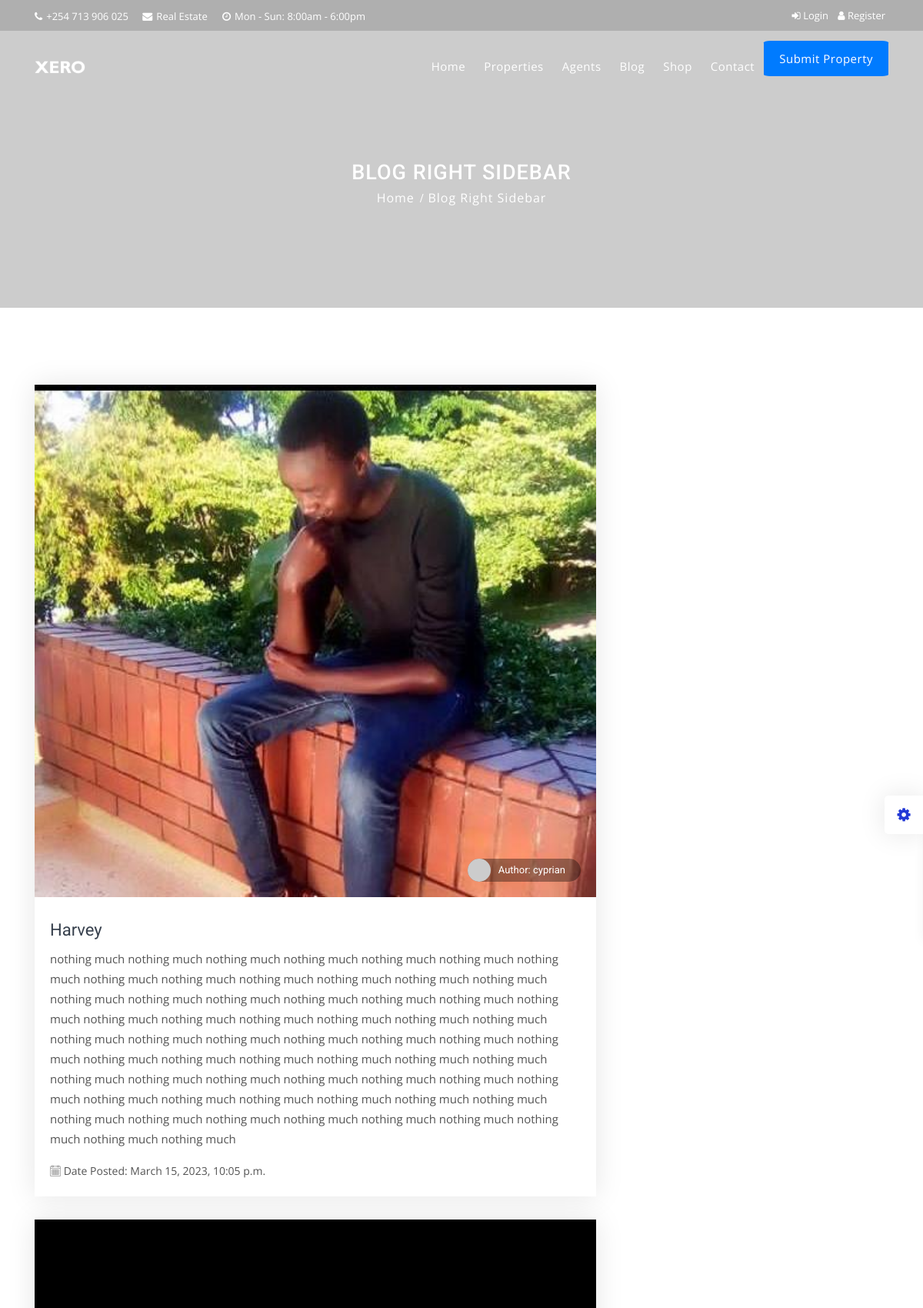
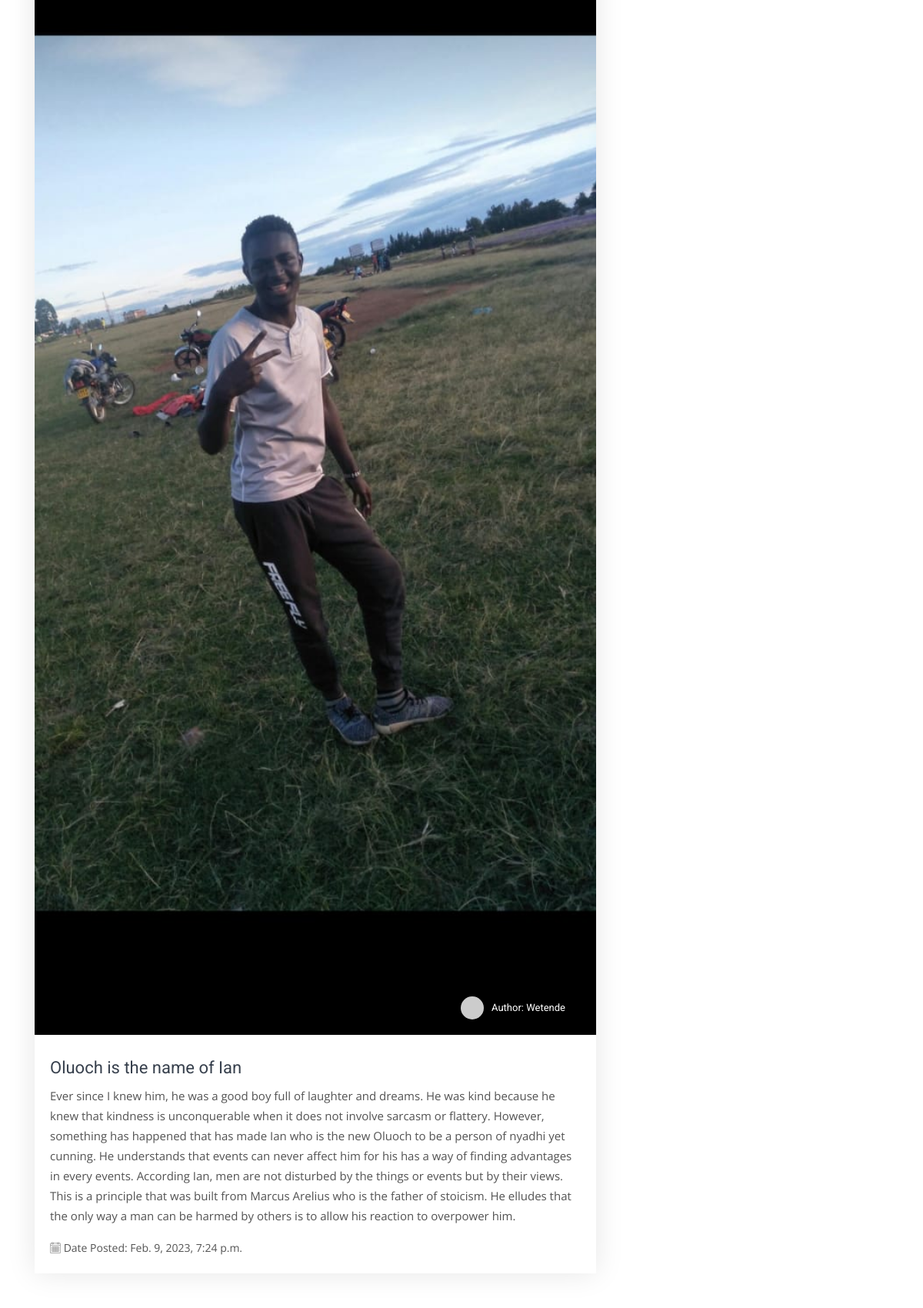
Screenshot of /blog/ (upper part) with the database file from the repository (2 pictures, top to bottom).
### pages/models.py (models this page shows)
class Blog(models.Model):
    title = models.CharField(max_length=100)
    content = models.TextField()
    author = models.CharField(max_length=100)
    date_posted = models.DateTimeField(auto_now_add=True)
    image = models.ImageField(upload_to='blogs/images', blank=True, null=True)

### pages/views.py (the view)
# urls.py: path('blog/',views.blog, name='blog'),
def blog(request):
    blogs = Blog.objects.all().order_by('-date_posted')
    context = {
        'blogs': blogs
    }
    return render(request, 'pages/blog-classic-sidebar-right.html', context)

### templates/pages/blog-classic-sidebar-right.html (shortened to what this page needs)
{% extends 'base.html' %}
{% block content %}
{% load humanize %}
<div class="sub-banner">
    <div class="container">
        <div class="breadcrumb-area">
            <h1>Blog Right Sidebar</h1>
            <ul class="breadcrumbs">
                <li><a href="index.html">Home</a></li>
                <li class="active">Blog Right Sidebar</li>
            </ul>
        </div>
    </div>
</div>
<div class="blog-section content-area-2">
    <div class="container">
      <div class="row">
        <div class="col-lg-8 col-md-12">
          {% if blogs %}
          {% for Blog in blogs %}
          <div class="blog-1">
            <div class="blog-photo">
              <img src={{ Blog.image }} alt="blog" class="img-fluid">
              <div class="user">
                <div class="avatar">
                  <img src="http://placehold.it/30x30" alt="avatar" class="img-fluid rounded-circle">
                </div>
                <div class="name">
                  <h5>Author: {{ Blog.author }}</h5>
                </div>
              </div>
            </div>
            <div class="detail">
              <h2>
                <a href="blog-single-sidebar-right.html">{{ Blog.title }}</a>
              </h2>
              <p>{{ Blog.content }}</p>
              <div class="blog-footer clearfix">
                <div class="float-left">
                  <p class="date"><i class="flaticon-calendar"></i> Date Posted: {{ Blog.date_posted }}</p>
                </div>
              </div>
            </div>
          </div>
          {% endfor %}
          {% else %}
          <div class="float-right">
            <a href="#">Read more..</a>
          </div>
          {% endif %}
        </div>
      </div>
    </div>
  </div>
{% endblock %}

### rows the page displays
Blog: image (picture), author "cyprian", title "Harvey", content "nothing much nothing much nothing much nothing much nothing much nothing much nothing much nothing much nothing much nothing much nothing much nothing much nothing much nothing much nothing much nothing much nothing much nothing much nothing much nothing much nothing much nothing much nothing much nothing much nothing much nothing much nothing much nothing much nothing much nothing much nothing much nothing much nothing much nothing much nothing much nothing much nothing much nothing much nothing much nothing much nothing much nothing much nothing much nothing much nothing much nothing much nothing much nothing much nothing much nothing much nothing much nothing much nothing much nothing…", date_posted "March 15, 2023, 10:05 p.m."
Blog: image (picture), author "Wetende", title "Oluoch is the name of Ian", content "Ever since I knew him, he was a good boy full of laughter and dreams. He was kind because he knew that kindness is unconquerable when it does not involve sarcasm or flattery. However, something has happened that has made Ian who is the new Oluoch to be a person of nyadhi yet cunning. He understands that events can never affect him for his has a way of finding advantages in every events. According Ian, men are not disturbed by the things or events but by their views. This is a principle that was built from Marcus Arelius who is the father of stoicism. He elludes that the only way a man can be harmed by others is to allow his reaction to overpower him.", date_posted "Feb. 9, 2023, 7:24 p.m."
